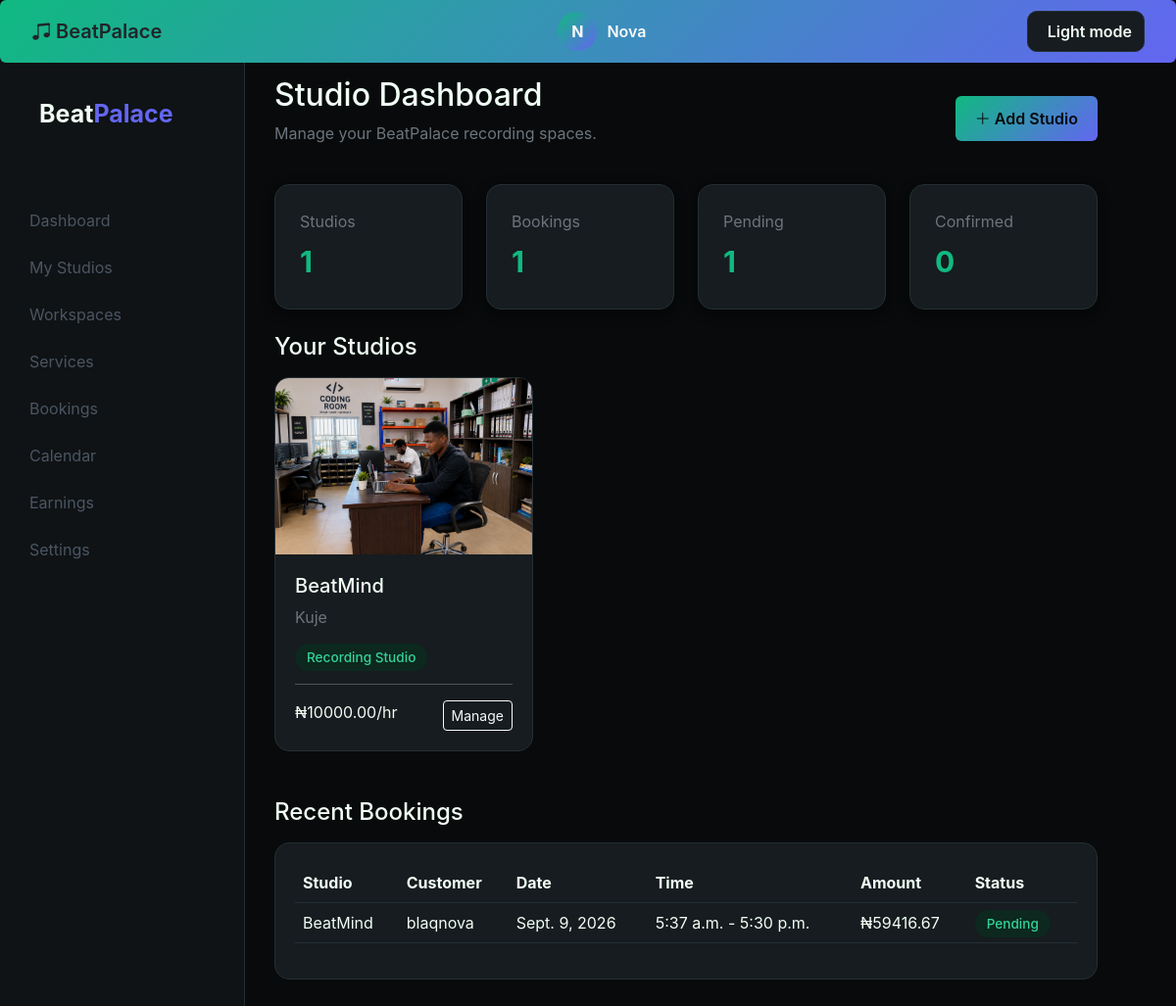
Screenshot of /studio/owner/ (signed in) with the database file from the repository.
### accounts/models.py (models this page shows)
class User(AbstractUser):
    ROLE_CHOICES = (
        ("producer", "Producer"),
        ("artist", "Artist"),
    )
    email = models.EmailField(unique=True)
    role = models.CharField(
        max_length=20,
        choices=ROLE_CHOICES
    )
    avatar = models.ImageField(
        upload_to="avatars/",
        blank=True,
        null=True
    )
    verified = models.BooleanField(default=False)
    created_at = models.DateTimeField(auto_now_add=True)
    def __str__(self):
        return self.username

### studio/models.py (models this page shows, shortened)
class Studio(models.Model):
    STUDIO_TYPES = [
        ("recording", "Recording Studio"),
        ("mixing", "Mixing Room"),
        ("production", "Production Room"),
        ("rehearsal", "Rehearsal Room"),
        ("podcast", "Podcast / Video Studio"),
        ("content", "Content Creation Space"),
    ]
    STATE = [
        ("Abia",     "Abia"),
        ("Adamawa",     "Adamawa"),
        ("Akwa Ibom",     "Akwa Ibom"),
        ("Anambra",     "Anambra"),
        ("Bauchi",     "Bauchi"),
        ("Bayelsa",     "Bayelsa"),
        ("Benue",     "Benue"),
        ("Borno",     "Borno"),
        ("Cross River",     "Cross River"),
        ("Delta",     "Delta"),
        ("Ebonyi",     "Ebonyi"),
        ("Edo",     "Edo"),
        ("Ekiti",     "Ekiti"),
        ("Enugu",     "Enugu"),
        ("FCT - Abuja",     "FCT - Abuja"),
        ("Gombe",     "Gombe"),
        ("Imo",     "Imo"),
        ("Jigawa",     "Jigawa"),
        ("Kaduna",     "Kaduna"),
        ("Kano",     "Kano"),
        ("Katsina",     "Katsina"),
        ("Kebbi",     "Kebbi"),
        ("Kogi",     "Kogi"),
        ("Kwara",     "Kwara"),
        ("Lagos",     "Lagos"),
        ("Nasarawa",     "Nasarawa"),
        ("Niger",     "Niger"),
        ("Ogun",     "Ogun"),
        ("Ondo",     "Ondo"),
        ("Osun",     "Osun"),
        ("Oyo",     "Oyo"),
        ("Plateau",     "Plateau"),
        ("Rivers",     "Rivers"),
        ("Sokoto",     "Sokoto"),
        ("Taraba",     "Taraba"),
        ("Yobe",     "Yobe"),
        ("Zamfara",     "Zamfara"),
    ]
    owner = models.ForeignKey(
        settings.AUTH_USER_MODEL,
        on_delete=models.CASCADE,
        related_name="owned_studios",
    )
    name = models.CharField(max_length=200)
    studio_type = models.CharField(
        max_length=30,
        choices=STUDIO_TYPES,
        default="recording",
    )
    description = models.TextField()
    address = models.CharField(
        max_length=255,
    )
    city = models.CharField(
        max_length=100,
    )
    state = models.CharField(
        max_length=100,
        blank=True,
        choices=STATE,
    )
    country = models.CharField(
        max_length=100,
        default="Nigeria",
    )
    phone = models.CharField(
        max_length=30,
        blank=True,
    )
    email = models.EmailField(
        blank=True,
    )
    hourly_rate = models.DecimalField(
        max_digits=12,
        decimal_places=2,
        validators=[MinValueValidator(Decimal("0"))],
    )
    daily_rate = models.DecimalField(
        max_digits=12,
        decimal_places=2,
        null=True,
        blank=True,
        validators=[MinValueValidator(Decimal("0"))],
    )
    capacity = models.PositiveIntegerField(
        default=5,
    )
    equipment = models.TextField(
        blank=True,
        help_text="List studio equipment and instruments.",
    )
    amenities = models.TextField(
        blank=True,
    )
    rules = models.TextField(
        blank=True,
    )
    cover_image = models.ImageField(
        upload_to="studios/covers/",
        blank=True,
        null=True,
    )
    is_active = models.BooleanField(
        default=True,
    )
    created_at = models.DateTimeField(
        auto_now_add=True,
    )
    updated_at = models.DateTimeField(
        auto_now=True,
    )
    class Meta:
        ordering = ["-created_at"]

class StudioBooking(models.Model):
    STATUS_CHOICES = [
        ("pending", "Pending"),
        ("confirmed", "Confirmed"),
        ("in_session", "In Session"),
        ("completed", "Completed"),
        ("cancelled", "Cancelled"),
        ("rejected", "Rejected"),
    ]
    BOOKING_TYPES = [
        ("hourly", "Hourly"),
        ("daily", "Daily"),
    ]
    customer = models.ForeignKey(
        settings.AUTH_USER_MODEL,
        on_delete=models.CASCADE,
        related_name="studio_bookings",
    )
    studio = models.ForeignKey(
        Studio,
        on_delete=models.PROTECT,
        related_name="bookings",
    )
    workspace = models.ForeignKey(
        Workspace,
        on_delete=models.PROTECT,
        related_name="bookings",
        null=True,
        blank=True,
    )
    booking_type = models.CharField(
        max_length=20,
        choices=BOOKING_TYPES,
        default="hourly",
    )
    booking_date = models.DateField()
    start_time = models.TimeField()
    end_time = models.TimeField()
    number_of_people = models.PositiveIntegerField(
        default=1,
    )
    notes = models.TextField(
        blank=True,
    )
    subtotal = models.DecimalField(
        max_digits=12,
        decimal_places=2,
        default=0,
    )
    service_fee = models.DecimalField(
        max_digits=12,
        decimal_places=2,
        default=0,
    )
    total_amount = models.DecimalField(
        max_digits=12,
        decimal_places=2,
        default=0,
    )
    status = models.CharField(
        max_length=20,
        choices=STATUS_CHOICES,
        default="pending",
    )
    created_at = models.DateTimeField(
        auto_now_add=True,
    )
    updated_at = models.DateTimeField(
        auto_now=True,
    )
    class Meta:
        ordering = ["-booking_date", "-start_time"]

### studio/views.py (the view)
@producer_required
def owner_dashboard(request):
    studios = Studio.objects.filter(
        owner=request.user
    )
    bookings = StudioBooking.objects.filter(
        studio__owner=request.user
    ).select_related(
        "studio",
        "workspace",
        "customer",
    )
    context = {
        "studios": studios,
        "bookings": bookings[:10],
        "total_studios": studios.count(),
        "total_bookings": bookings.count(),
        "pending_bookings": bookings.filter(
            status="pending"
        ).count(),
        "confirmed_bookings": bookings.filter(
            status="confirmed"
        ).count(),
    }
    return render(
        request,
        "studio/owner_dashboard.html",
        context,
    )

### templates/studio/owner_dashboard.html (shortened to what this page needs)
{% extends "base.html" %}
{% block content %}
</head>
<body>
<div class="container-fluid pt-5">
    <div class="row">
        <div class="col-md-3 col-lg-2 sidebar">
            <div class="brand">
                Beat<span>Palace</span>
            </div>
            <div class="nav flex-column">
                <a class="nav-link"
                   href="{% url 'studio:owner_dashboard' %}">
                    Dashboard
                </a>
                <a class="nav-link"
                   href="{% url 'studio:my_studios' %}">
                    My Studios
                </a>
                <a class="nav-link">
                    Workspaces
                </a>
                <a class="nav-link">
                    Services
                </a>
                <a class="nav-link">
                    Bookings
                </a>
                <a class="nav-link">
                    Calendar
                </a>
                <a class="nav-link">
                    Earnings
                </a>
                <a class="nav-link">
                    Settings
                </a>
            </div>
        </div>
        <div class="col-md-9 col-lg-9 main">
            <div class="d-flex justify-content-between
                        align-items-center mb-4">
                <div>
                    <h2>Studio Dashboard</h2>
                    <p class="text-secondary">
                        Manage your BeatPalace recording spaces.
                    </p>
                </div>
               {% if user.role == "producer" or user.is_superuser %}
                <a href="{% url 'studio:create_studio' %}"
                class="btn btn-primary">
                    <i class="bi bi-plus-lg"></i>
                    Add Studio
                </a>
                {% endif %}
            </div>
            <div class="row g-4 mb-4">
                <div class="col-md-3">
                    <div class="stat-card">
                        <div class="text-secondary">
                            Studios
                        </div>
                        <div class="stat-number">
                            {{ total_studios }}
                        </div>
                    </div>
                </div>
                <div class="col-md-3">
                    <div class="stat-card">
                        <div class="text-secondary">
                            Bookings
                        </div>
                        <div class="stat-number">
                            {{ total_bookings }}
                        </div>
                    </div>
                </div>
                <div class="col-md-3">
                    <div class="stat-card">
                        <div class="text-secondary">
                            Pending
                        </div>
                        <div class="stat-number">
                            {{ pending_bookings }}
                        </div>
                    </div>
                </div>
                <div class="col-md-3">
                    <div class="stat-card">
                        <div class="text-secondary">
                            Confirmed
                        </div>
                        <div class="stat-number">
                            {{ confirmed_bookings }}
                        </div>
                    </div>
                </div>
            </div>
            <h4 class="mb-3">
                Your Studios
            </h4>
            <div class="row g-4 mb-5">
                {% for studio in studios %}
                <div class="col-md-6 col-lg-4">
                    <div class="studio-card">
                        {% if studio.cover_image %}
                        <img
                            src="{{ studio.cover_image.url }}"
                            class="studio-image"
                        >
                        {% endif %}
                        <div class="studio-content">
                            <h5>
                                {{ studio.name }}
                            </h5>
                            <p class="text-secondary">
                                {{ studio.city }}
                            </p>
                            <span class="badge-status">
                                {{ studio.get_studio_type_display }}
                            </span>
                            <hr>
                            <div class="d-flex
                                        justify-content-between">
                                <span>
                                    ₦{{ studio.hourly_rate }}/hr
                                </span>
                                <a
                                    href="{% url 'studio:studio_owner_detail' studio.id %}"
                                    class="btn btn-sm btn-outline-light"
                                >
                                    Manage
                                </a>
                            </div>
                        </div>
                    </div>
                </div>
                {% endfor %}
            </div>
            <h4 class="mb-3">
                Recent Bookings
            </h4>
            <div class="table-box">
                <div class="table-responsive">
                    <table class="table align-middle">
                        <thead>
                            <tr>
                                <th>Studio</th>
                                <th>Customer</th>
                                <th>Date</th>
                                <th>Time</th>
                                <th>Amount</th>
                                <th>Status</th>
                            </tr>
                        </thead>
                        <tbody>
                        {% for booking in bookings %}
                            <tr>
                                <td>
                                    {{ booking.studio.name }}
                                </td>
                                <td>
                                    {{ booking.customer }}
                                </td>
                                <td>
                                    {{ booking.booking_date }}
                                </td>
                                <td>
                                    {{ booking.start_time }}
                                    -
                                    {{ booking.end_time }}
                                </td>
                                <td>
                                    ₦{{ booking.total_amount }}
                                </td>
                                <td>
                                    <span class="badge-status">
                                        {{ booking.get_status_display }}
                                    </span>
                                </td>
                            </tr>
                        {% endfor %}
                        </tbody>
                    </table>
                </div>
            </div>
        </div>
    </div>
</div>
{% endblock %}

### templates/base.html (shortened to what this page needs)
{% load static %}
<!DOCTYPE html>
<html lang="en">
<head>
    <link
    href="https://cdn.jsdelivr.net/npm/bootstrap@5.3.3/dist/css/bootstrap.min.css"
    rel="stylesheet"
    >
    <link
    href="https://cdn.jsdelivr.net/npm/bootstrap-icons@1.11.3/font/bootstrap-icons.css"
    rel="stylesheet"
    >
    <link
     rel="stylesheet"
     href="{% static 'css/style.css' %}"
    >
</head>
<nav class="navbar fixed-top text-light btn btn-primary">
    <div class="container-fluid d-flex justify-content-between align-items-center">
        {% if user.role == "artist" %}
            <a class="navbar-brand" href="{% url 'artist_dashboard' %}">
                <i class="bi bi-music-note-beamed"></i>
                BeatPalace
            </a>
        {% elif user.role == "producer" %}
            <a class="navbar-brand text-dark" href="{% url 'producer_dashboard' %}"
            >
                <i class="bi bi-music-note-beamed"></i>
                BeatPalace
            </a>
        {% endif %}
        <div class="d-flex gap-2">
            <div class="user-profile">
                <div class="avatar">
                    {{ user.username|first|upper }}
                </div>
                <span>
                    {{ user.username }}
                </span>
            </div>
        </div>
        <button
    type="button"
    class="theme-toggle"
    id="themeToggle"
    aria-label="Switch to light theme"
>
    <span id="themeLabel">Light mode</span>
</button>
    </div>
</nav>
{% block content %}
{% endblock %}
</body>
</html>

### rows the page displays
User: username|first "N", username "Nova"
Studio: cover_image (picture), name "BeatMind", city "Kuje", studio_type "Recording Studio", hourly_rate "10000.00"
StudioBooking: studio.name "BeatMind", customer "blaqnova", booking_date "Sept. 9, 2026", start_time "5:37 a.m.", end_time "5:30 p.m.", total_amount "59416.67", status "Pending"

### other values shown
{{ total_studios }} "1"
{{ total_bookings }} "1"
{{ pending_bookings }} "1"
{{ confirmed_bookings }} "0"
